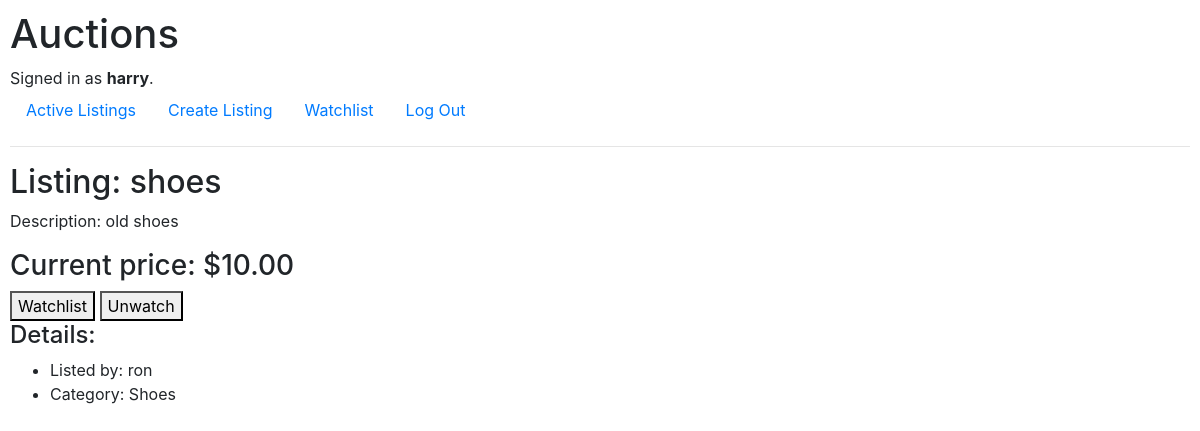
/listing/2 (signed in), run on the app's committed database.
### auctions/models.py (models this page shows, shortened)
class User(AbstractUser):
    pass

class Listing(models.Model):
    title = models.CharField(max_length=100)
    description = models.CharField(max_length=1000)
    price = models.DecimalField(max_digits=10, decimal_places=2)
    category = models.CharField(max_length=64)
    username = models.ForeignKey(User, on_delete=models.CASCADE, related_name="owner")
    img = models.ImageField(upload_to="auctions/uploads/images", blank=True, null=True, default=None)

### auctions/views.py (the view)
# urls.py: path("listing/<int:id>", views.listing_page, name="listing_page"),
def listing_page(request, id):
    return render(request, "auctions/listingpage.html", {
        "listing": Listing.objects.get(pk=id),
    })

### auctions/templates/auctions/listingpage.html (shortened to what this page needs)
{% extends "auctions/layout.html" %}
{% block body %}
    <h2>Listing: {{ listing.title }} </h2>
    <p>Description: {{ listing.description }}</p>
    <h3>Current price: ${{ listing.price }} </h3>
    <div>
        <form style="display: inline-block;" action="{% url 'watchlist' %}" method="post">
            <button type="submit">Watchlist</button>
        </form>
        <form style="display: inline-block;" action="{% url 'watchlist' %}" method="post">
            <button type="submit">Unwatch</button>
        </form>
    </div>
    <h4>Details:</h4>
    <ul>
        <li>Listed by: {{ listing.username }} </li>
        <li>Category: {{ listing.category }} </li>
    </ul>
{% endblock %}

### auctions/templates/auctions/layout.html (shortened to what this page needs)
{% load static %}
<!DOCTYPE html>
<html lang="en">
    <head>
        <link rel="stylesheet" href="https://stackpath.bootstrapcdn.com/bootstrap/4.4.1/css/bootstrap.min.css">
        <link href="{% static 'auctions/styles.css' %}" rel="stylesheet">
    </head>
    <body>
        <h1>Auctions</h1>
        <div>
            {% if user.is_authenticated %}
                Signed in as <strong>{{ user.username }}</strong>.
            {% else %}
                Not signed in.
            {% endif %}
        </div>
        <ul class="nav">
            <li class="nav-item">
                <a class="nav-link" href="{% url 'index' %}">Active Listings</a>
            </li>
            {% if user.is_authenticated %}
                <li class="nav-item">
                    <a class="nav-link" href="{% url 'create_listing' %}">Create Listing</a>
                </li>
                <li class="nav-item">
                    <a class="nav-link" href="{% url 'watchlist' %}">Watchlist</a>
                </li>
                <li class="nav-item">
                    <a class="nav-link" href="{% url 'logout' %}">Log Out</a>
                </li>
            {% endif %}
        </ul>
        <hr>
        {% block body %}
        {% endblock %}
    </body>
</html>

### auctions/static/auctions/styles.css (style rules this page uses)
body { padding: 10px; }

### data on the page
User: username "harry"
Listing: title "shoes", description "old shoes", price "10.00", username "ron", category "Shoes"
